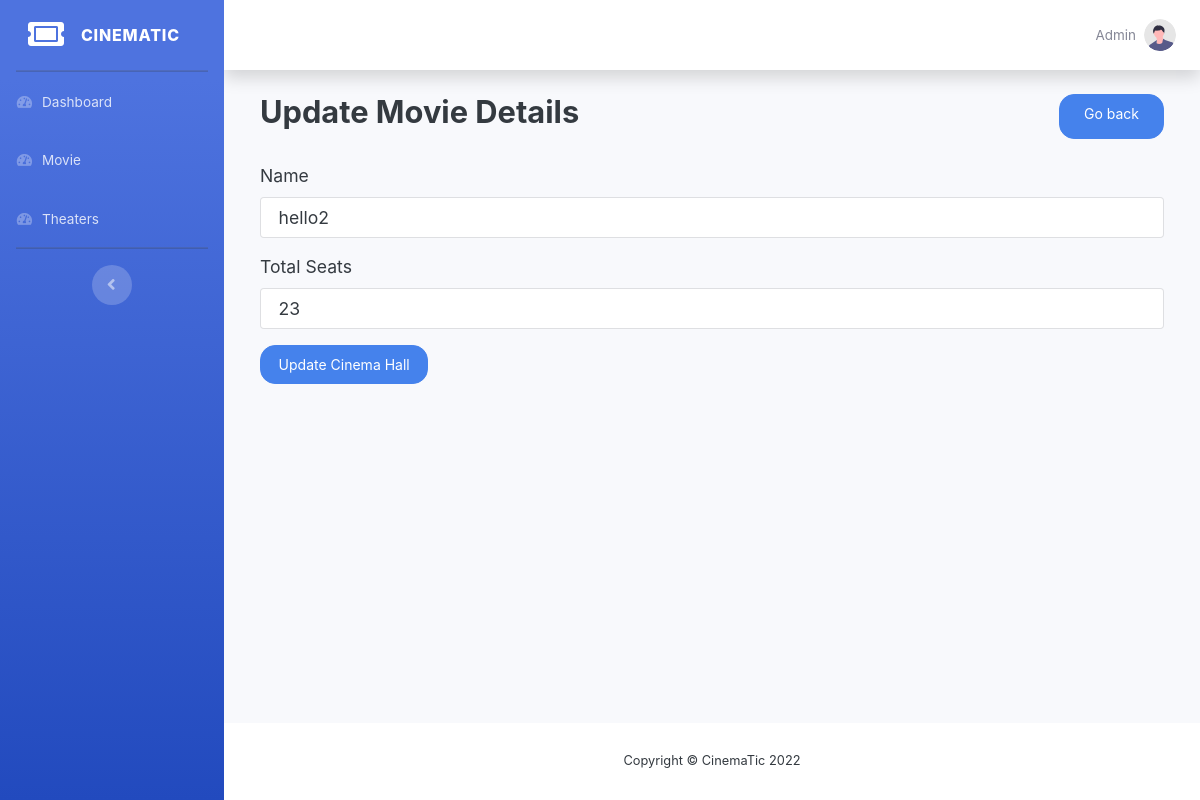
Page /admin/hall/edit.php?id=18 (signed in) on the earlier database version.
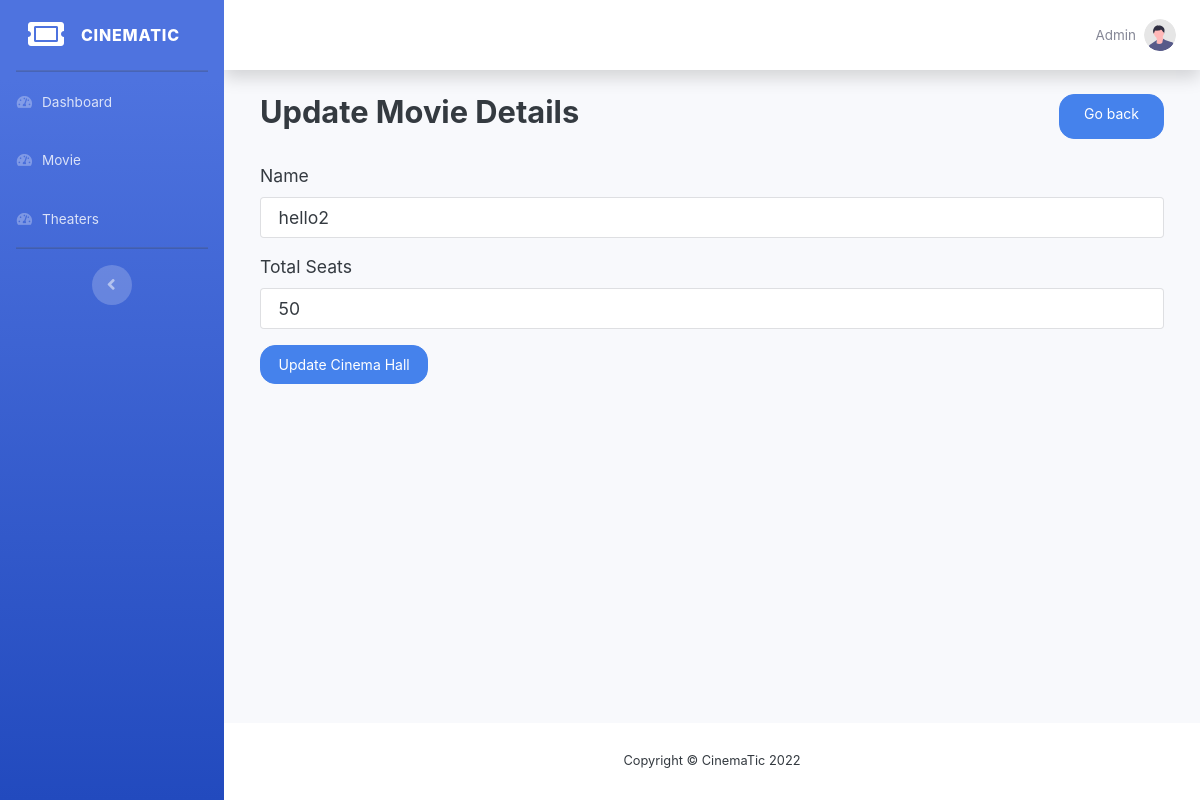
Same page on the later database version.
### tables this page shows
CREATE TABLE `hall` (
  `id` int(11) NOT NULL,
  `name` varchar(30) NOT NULL,
  `total_seats` int(11) NOT NULL
);

### functions/db.php (called while the page is built, shortened)
<?php
function pdo()
{
    $dbhost = "localhost";
    $dbname = "mtbs";
    $dbuser = "root";
    $dbpass = "";
    $options = [
        PDO::ATTR_DEFAULT_FETCH_MODE => PDO::FETCH_ASSOC
    ];
    $dsn = "mysql:host=" . $dbhost . ";dbname=" . $dbname;
    try {
        $pdo = new PDO($dsn, $dbuser, $dbpass, $options);
    } catch (PDOException $e) {
        die("Cannot Connect to Database: " . $e->getMessage());
    }
    return $pdo;
}
function request($key)
{
    return $_REQUEST[$key] ?? null;
}
function where($table, $col, $opr, $val, $all = true)
{
    $pdo = pdo();
    $stmt = $pdo->prepare("SELECT * FROM $table WHERE $col $opr ?");
    $stmt->execute([$val]);
    return $stmt->fetch();
}

### admin/hall/edit.php (the view, shortened to what this page needs)
<?php
$id = request('id');
$result = where('hall', 'id', '=', $id, false);
include  __DIR__ . "/../components/header.php";
include  __DIR__ . "/../components/sidebar.php";
?>
<div class="container-fluid">
    <div class="d-flex m-4 justify-content-between mb-4">
        <h3>Update Movie Details</h3>
        <a href="./index.php" class="btn btn-primary px-4">Go back</a>
    </div>
    <form class="m-4" method="POST" action="update.php?id=<?php echo $id; ?>">
        <div class="form-group">
            <label for="movieName">Name</label>
            <input name="name" type="text" class="form-control" id="movieName" value="<?php echo $result['name']; ?>" placeholder="QFX Jalma">
        </div>
        <div class="form-group">
            <label for="total_seats">Total Seats</label>
            <input name="total_seats" type="number" value="<?php echo $result['total_seats'] ?>" class="form-control" id="total_seats">
        </div>
        <button type="submit" class="btn btn-primary">Update Cinema Hall</button>
    </form>
</div>
</div>
<?php require_once "../components/footer.php"; ?>

Differences in the rows shown:
changed hall "hello2": total_seats "23" → "50"
